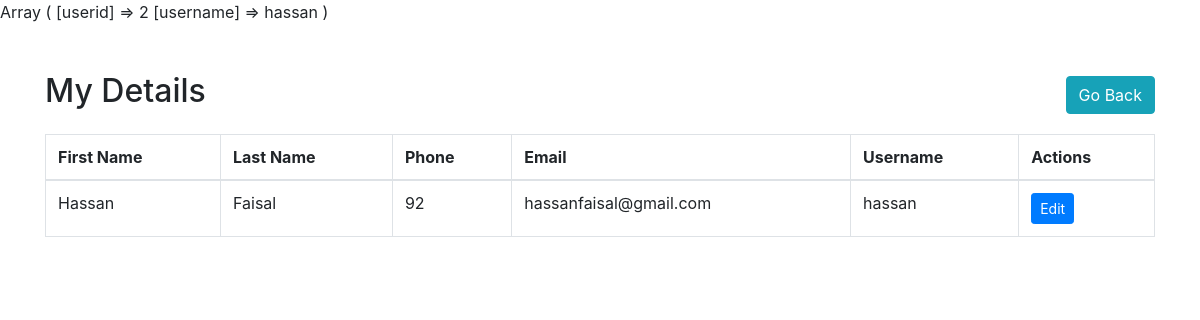
The app's page /userDetails.php (signed in) with its own data.
### tables this page shows
CREATE TABLE `Users` (
  `ID` int(11) NOT NULL,
  `fname` varchar(30) NOT NULL,
  `lname` varchar(30) NOT NULL,
  `phone` varchar(15) NOT NULL,
  `email` varchar(50) DEFAULT NULL,
  `username` varchar(20) NOT NULL,
  `password` varchar(255) NOT NULL,
  `CreatedAt` date NOT NULL DEFAULT current_timestamp(),
  `CreatedBy` int(11) DEFAULT NULL,
  `UpdatedAt` date DEFAULT current_timestamp(),
  `UpdatedBy` int(11) DEFAULT NULL,
  `UserType` enum('owner','trainer','member','worker','janitor') NOT NULL
);

### userDetails.php (the view, shortened to what this page needs)
<?php
print_r($_SESSION);
include 'config.php';
class Database
{
    private $mysqli;
    public function __construct($mysqli)
    {
        $this->mysqli = $mysqli;
    }
    public function query($sql)
    {
        return $this->mysqli->query($sql);
    }
}
class User
{
    private $db;
    public function __construct(Database $db)
    {
        $this->db = $db;
    }
    public function getUserById()
    {
        if (isset($_SESSION['userid']) && is_numeric($_SESSION['userid'])) {
            $userId = intval($_SESSION['userid']);
            $sql = "SELECT ID, fname, lname, phone, email, username
                    FROM Users
                    WHERE ID = $userId";
            $result = $this->db->query($sql);
            if ($result && $result->num_rows > 0) {
                return $result;
            }
        }
        return null;
    }
}
class UserListView
{
    private $users;
    public function __construct($users)
    {
        $this->users = $users;
    }
    public function render()
    {
        ?>
        <!DOCTYPE html>
        <html lang="en">
        <head>
            <link href="https://stackpath.bootstrapcdn.com/bootstrap/4.5.2/css/bootstrap.min.css" rel="stylesheet">
        </head>
        <body>
        <div class="container mt-5">
            <div class="d-flex justify-content-between align-items-center mb-3">
                <h2>My Details</h2>
                <div>
                    <a href="userDashboard.php" class="btn btn-info">Go Back</a>
                </div>
            </div>
            <?php if ($this->users && $this->users->num_rows > 0) {
                $row = $this->users->fetch_assoc();
            ?>
                <table class="table table-bordered">
                    <thead>
                    <tr>
                        <th>First Name</th>
                        <th>Last Name</th>
                        <th>Phone</th>
                        <th>Email</th>
                        <th>Username</th>
                        <th>Actions</th>
                    </tr>
                    </thead>
                    <tbody>
                        <tr>
                            <td><?= $row['fname'] ?></td>
                            <td><?= $row['lname'] ?></td>
                            <td><?= $row['phone'] ?></td>
                            <td><?= $row['email'] ?></td>
                            <td><?= $row['username'] ?></td>
                            <td>
                                <a href="editSpecificUser.php?id=<?= $row['ID'] ?>" class="btn btn-primary btn-sm">Edit</a>
                            </td>
                        </tr>
                    </tbody>
                </table>
            <?php } else { ?>
                <div class="alert alert-warning" role="alert">
                    No user details found.
                </div>
            <?php } ?>
        </div>
        </body>
        </html>
        <?php
    }
}
$db = new Database($mysqli);
if ($_SERVER['REQUEST_METHOD'] === 'POST' && isset($_POST['username']) && isset($_POST['password'])) {
    $user = new User($db);
    $loginResult = $user->login($_POST['username'], $_POST['password']);
    if ($loginResult) {
        echo $loginResult;
    }
} else {
    $user = new User($db);
    $users = $user->getUserById();
    $view = new UserListView($users);
    $view->render();
}
?>

### records on screen
users: fname "Hassan", lname "Faisal", phone "92", email "hassanfaisal@gmail.com", username "hassan"
